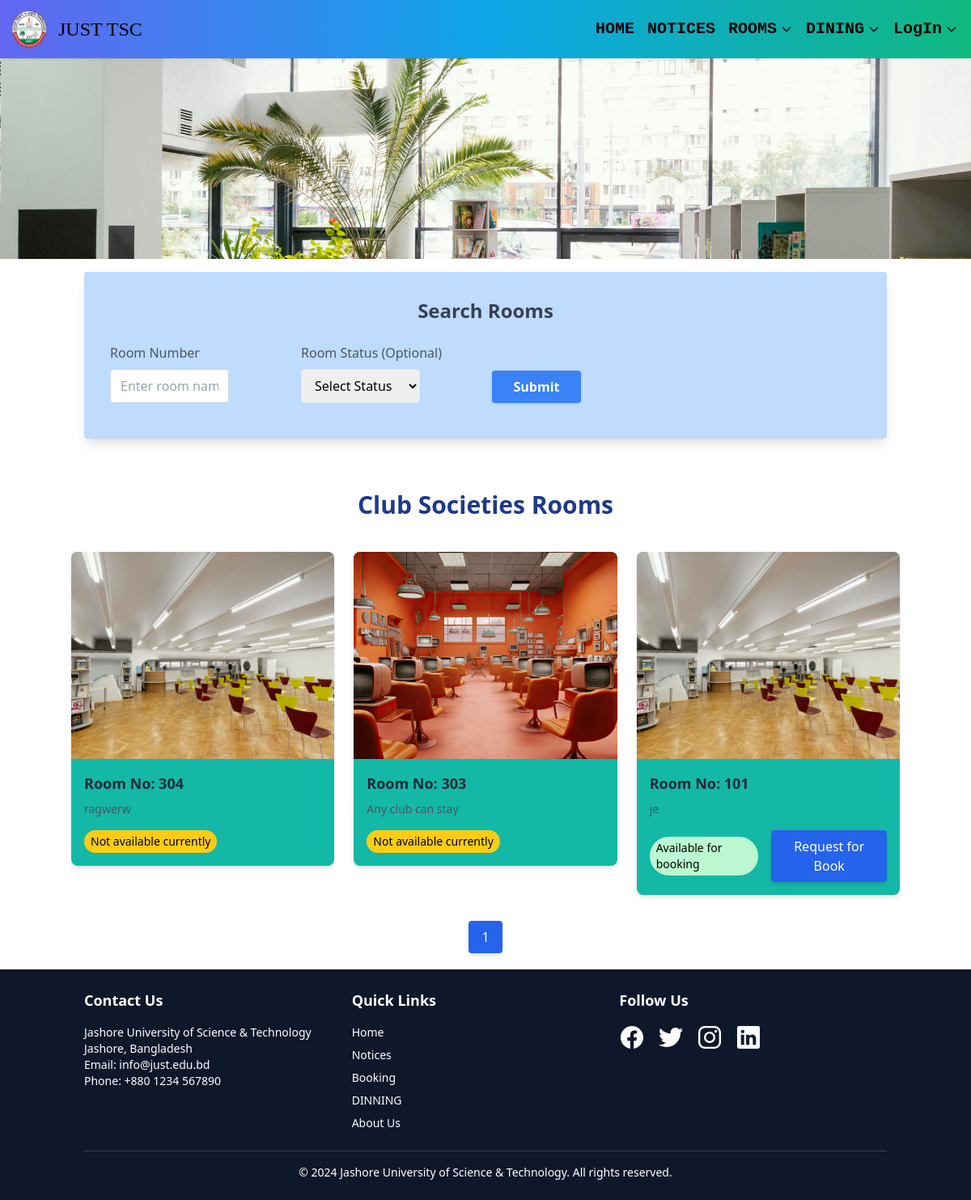
/club_room, run on the app's committed database.
### TSC/models.py (models this page shows, shortened)
class Room(models.Model):
    current_status=[
        ('Available for booking','Available for booking'),
        ('Not available currently','Not available currently'),
        ('Not for Booking','Not for booking'),
    ]
    room=models.CharField(max_length=50)
    roomtype = models.ForeignKey(Room_Type, on_delete=models.SET_NULL,null=True,blank=True)
    capacity=models.IntegerField(default=0)
    status = models.CharField(null=True,blank=True,max_length=50, choices=current_status)
    description=models.TextField(null=True,blank=True)
    img=models.FileField(upload_to='img')
    price=models.IntegerField(default=0)

### TSC/views.py (the view, shortened to what this page needs)
# urls.py: path('club_room',views.ClubRoom,name="club_room"),
def ClubRoom(request):
    available_room = Room.objects.filter(roomtype__roomtype="ClubSocieties").order_by('-id')
    room_type = Room_Type.objects.all()
    room_name=""
    status=""
    paginator = Paginator(available_room, 6)
    page_no = request.GET.get('page')
    try:
        available_room = paginator.page(page_no)
    except PageNotAnInteger:
        available_room = paginator.page(1)
    except EmptyPage:
        available_room = paginator.page(paginator.num_pages)
    context = {
        'room': available_room,
        'page_name': "ROOMS",
        'room_type': room_type,
        'room_name':room_name,
        'status':status,
    }
    return render(request, "Club_room.html", context)

### templates/Club_room.html (shortened to what this page needs)
{% extends "Room_navbar.html" %}
{% block first %}
<div class="container mx-auto p-4">
    <div class="row">
        <div class="col-lg-12 mb-4 p-8 rounded shadow-lg bg-blue-200 items-center justify-center">
            <h4 class="text-center text-2xl font-semibold mb-6 text-gray-700">Search Rooms</h4>
            <form method="post" class="space-y-2">
                <div class="grid grid-cols-1 md:grid-cols-4 gap-4">
                    <div class="mb-3">
                        <label for="room" class="block text-gray-600 mb-2">Room Number</label>
                        <input type="text" value="{{room_name}}" class="form-control shadow-none w-2/3 border border-gray-300 rounded px-3 py-2" name="room" id="room" placeholder="Enter room name or number">
                    </div>
                    <div class="mb-3">
                        <label for="status" class="block text-gray-600 mb-2">Room Status (Optional)</label>
                        <select class="form-control shadow-none w-2/3 border rounded px-3 py-2" name="status" id="status">
                            <option value="" disabled {% if not status %}selected{% endif %}>Select Status</option>
                        </select>
                    </div>
                    <div class="mb-3 flex items-end">
                        <button type="submit" class="btn btn-primary w-1/2 bg-blue-500 text-white font-semibold py-2 rounded shadow hover:bg-blue-600 transition duration-200">Submit</button>
                    </div>
                </div>
            </form>
        </div>
    </div>
</div>
<h2 class="mt-3 pt-5 mb-5 text-center font-bold text-3xl text-blue-900">Club Societies Rooms</h2>
<div class="container mx-auto mt-10">
    <div class="grid grid-cols-1 sm:grid-cols-2 md:grid-cols-3 gap-6">
        {% for room in room %}
        <div class="flex flex-col">
            <div class="bg-teal-500 rounded-lg shadow-md overflow-hidden" data-aos="fade-up" data-aos-duration="800" data-aos-easing="ease-in-sine" data-aos-delay="200">
                <img src="{{ room.img.url }}" alt="Room Image" class="h-64 w-full object-cover transition-transform duration-300 ease-in-out hover:scale-105 hover:shadow-xl">
                <div class="p-4">
                    <h3 class="text-lg font-semibold text-gray-800 mb-2">Room No: {{ room.room }}</h3>
                    <p class="text-gray-600 text-sm mb-4">{{ room.description }}</p>
                    <div class="flex items-center space-x-4">
                        <span class="text-sm px-2 py-1 rounded-full
                                    {% if room.status == 'Available for booking' %}
                                        bg-green-200
                                    {% elif room.status == 'Not available currently' %}
                                        bg-yellow-400
                                    {% else %}
                                        bg-red-200
                                    {% endif %}">
                                    {{ room.status }}
                        </span>
                        {% if room.status == 'Available for booking' %}
                            <button onclick="confirmBooking('{{ room.room }}')" class="bg-blue-600 hover:bg-violet-500 text-white px-4 py-2 rounded shadow-md">Request for Book</button>
                        {% endif %}
                    </div>
                </div>
            </div>
        </div>
        {% endfor %}
    </div>
</div>
<nav class="flex justify-center mt-5 mb-5" aria-label="...">
    <ul class="pagination mt-3 inline-flex space-x-2">
        {% for n in room.paginator.page_range %}
        <li class="bg-blue-600 hover:bg-teal-500 text-white px-4 py-2 rounded shadow-md">
            <a class="page-link" href="/club_room?page={{ n }}">{{ n }}</a>
        </li>
        {% endfor %}
    </ul>
</nav>
{% endblock %}

### templates/navbar.html (style rules this page uses)
html, body { height: 100%; margin: 0; }

### data on the page
Room: img (picture), room "304", description "ragwerw", status "Not available currently"
Room: img (picture), room "303", description "Any club can stay", status "Not available currently"
Room: img (picture), room "101", description "je", status "Available for booking"

### other printed values
{{ n }} "1"
